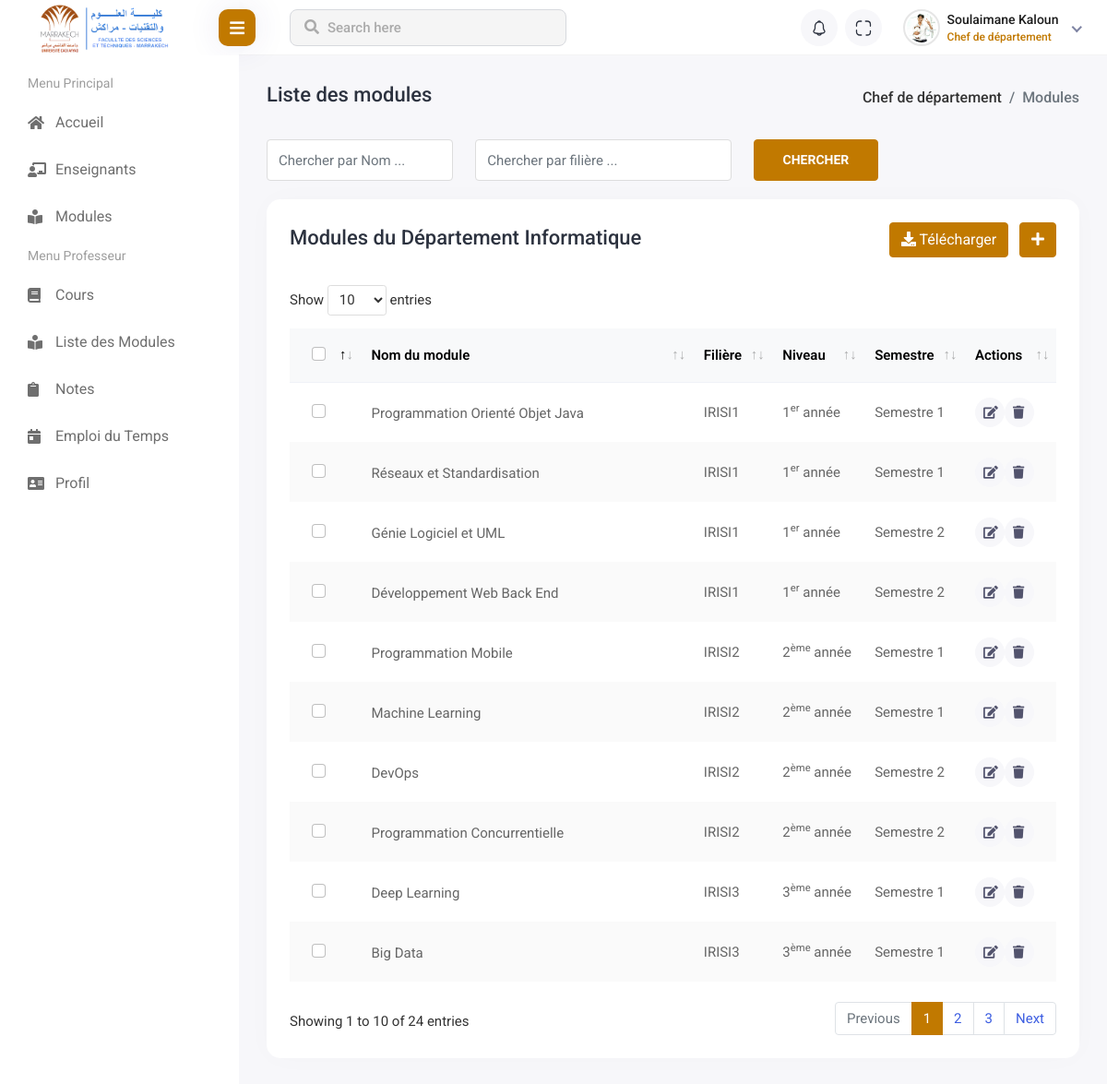
Screenshot of /views/chef_dep/module_management/index.php (signed in) with the database file from the repository.
### tables this page shows
CREATE TABLE `departement` (
  `id` int(11) NOT NULL AUTO_INCREMENT UNIQUE,
  `nom` varchar(100) NOT NULL,
  PRIMARY KEY (`id`)
);

CREATE TABLE `module` (
  `id` int(11) NOT NULL AUTO_INCREMENT UNIQUE,
  `nom` varchar(100) NOT NULL,
  `semestre` enum('1','2') NOT NULL,
  `id_filiere` int(11) NOT NULL,     
  `id_teacher` int(11) DEFAULT NULL,     
  PRIMARY KEY (`id`)
);

CREATE TABLE `filiere` (
  `id` int(11) NOT NULL AUTO_INCREMENT UNIQUE,
  `nom` varchar(30) NOT NULL,
  `nom_complet` varchar(200) NOT NULL,
  `id_type` int(11) DEFAULT NULL,       
  `niveau` int(11) NOT NULL,             
  `id_coordinator` int(11) NOT NULL,     
  `id_dep` int(11) NOT NULL,             
  PRIMARY KEY (`id`)
);

### controllers/module_controller.php (called while the page is built, shortened)
<?php
require_once($_SERVER['DOCUMENT_ROOT'] . '/FSTg-Management-System/models/module.php');
function indexAction(): void
{
    $modules = findAll();
    require_once($_SERVER['DOCUMENT_ROOT'] . '/FSTg-Management-System/views/chef_dep/module_management/list_modules.php');
}

### models/module.php (called while the page is built, shortened)
<?php
require($_SERVER['DOCUMENT_ROOT'] . '/FSTg-Management-System/config/DB_connection.php');
function findAll(): ?array
{
    global $conn;
    $query = "SELECT m.id, m.nom AS nom_module, f.nom AS nom_filiere, f.niveau AS niveau_filiere, m.semestre AS semestre_module, d.nom AS nom_departement
        FROM module m
        JOIN filiere f ON m.id_filiere = f.id
        JOIN departement d ON f.id_dep = d.id WHERE d.id = ?";
    try {
        $stmt = $conn->prepare($query);
        $stmt->execute([$_SESSION['user_data']['id_dep']]);
        return $stmt->fetchAll(PDO::FETCH_ASSOC);
    } catch (PDOException $e) {
        file_put_contents($_SERVER['DOCUMENT_ROOT'] . '/FSTg-Management-System/logs/error_log.txt',
            date('Y-m-d H:i:s') . " - Erreur lors de l'exécution de la requête : " . $e->getMessage(). "\n",
            FILE_APPEND);
        return null;
    }
}

### views/chef_dep/module_management/list_modules.php (the view, shortened to what this page needs)
<!DOCTYPE html>
<html lang="en">
<head>
    <link rel="stylesheet" href="../../../assets/plugins/feather/feather.css">
    <link rel="stylesheet" href="../../../assets/plugins/fontawesome/css/fontawesome.min.css">
    <link rel="stylesheet" href="../../../assets/plugins/fontawesome/css/all.min.css">
    <link rel="stylesheet" href="../../../assets/plugins/icons/flags/flags.css">
    <link rel="stylesheet" href="../../../assets/plugins/datatables/datatables.min.css">
    <link rel="stylesheet" href="../../../assets/plugins/bootstrap/css/bootstrap.min.css">
    <link rel="stylesheet" href="../../../assets/css/style.css">
    <link rel="stylesheet" href="../../../assets/css/style-override.css">
    <link rel="stylesheet" href="../../../assets/plugins/toastr/toastr.min.css">
    <link rel="stylesheet" href="../../../assets/plugins/sweetalert2/sweetalert2.min.css">
</head>
<body>
<div class="main-wrapper">
    <div class="page-wrapper">
        <div class="content container-fluid">
            <div class="page-header">
                <div class="row">
                    <div class="col-sm-12">
                        <div class="page-sub-header">
                            <h3 class="page-title">Liste des modules</h3>
                            <ul class="breadcrumb">
                                <li class="breadcrumb-item"><a href="../home.php">Chef de département</a></li>
                                <li class="breadcrumb-item active">Modules</li>
                            </ul>
                        </div>
                    </div>
                </div>
            </div>
            <div class="student-group-form">
                <div class="row">
                    <div class="col-lg-3 col-md-6">
                        <div class="form-group">
                            <input type="text" class="form-control" placeholder="Chercher par Nom ...">
                        </div>
                    </div>
                    <div class="col-lg-4 col-md-6">
                        <div class="form-group">
                            <input type="text" class="form-control" placeholder="Chercher par filière ...">
                        </div>
                    </div>
                    <div class="col-lg-2">
                        <div class="search-student-btn">
                            <button type="btn" class="btn btn-primary">Chercher</button>
                        </div>
                    </div>
                </div>
            </div>
            <div class="row">
                <div class="col-sm-12">
                    <div class="card card-table comman-shadow">
                        <div class="card-body">
                            <div class="page-header">
                                <div class="row align-items-center">
                                    <div class="col">
                                        <h3 class="page-title">Modules du Département <?php if(!empty($modules)) { echo $modules[0]['nom_departement'];} ?></h3>
                                    </div>
                                    <div class="col-auto text-end float-end ms-auto download-grp">
                                        <a href="/FSTg-Management-System/controllers/downloadCSV_controller.php?action=modules" class="btn btn-outline-primary me-2"><i class="fas fa-download"></i> Télécharger</a>
                                        <a href="index.php?action=create" class="btn btn-primary"><i class="fas fa-plus"></i></a>
                                    </div>
                                </div>
                            </div>
                            <div class="table-responsive">
                                <table class="table border-0 star-student table-hover table-center mb-0 datatable table-striped">
                                    <thead class="student-thread">
                                    <tr>
                                        <th>
                                            <div class="form-check check-tables">
                                                <input class="form-check-input" type="checkbox" value="something">
                                            </div>
                                        </th>
                                        <th>Nom du module</th>
                                        <th>Filière</th>
                                        <th>Niveau</th>
                                        <th>Semestre</th>
                                        <th>Actions</th>
                                    </tr>
                                    </thead>
                                    <tbody>
                                    <?php if (isset($modules)): ?>
                                        <?php foreach($modules as $module): ?>
                                            <tr>
                                                <td>
                                                    <div class="form-check check-tables">
                                                        <input class="form-check-input" type="checkbox" value="something">
                                                    </div>
                                                </td>
                                                <td>
                                                    <h2 class="table-avatar">
                                                        <a href="#"><?php echo ucfirst($module['nom_module']) ?></a>
                                                    </h2>
                                                </td>
                                                <td><?php echo $module['nom_filiere'] ?></td>
                                                <td>
                                                    <?php if($module['niveau_filiere'] == 1): ?>
                                                        1<sup>er</sup> année
                                                    <?php elseif($module['niveau_filiere'] == 2): ?>
                                                        2<sup>ème</sup> année
                                                    <?php elseif($module['niveau_filiere'] == 3): ?>
                                                        3<sup>ème</sup> année
                                                    <?php endif; ?>
                                                </td>
                                                <td>
                                                    <?php if($module['semestre_module'] == 1): ?>
                                                        Semestre 1
                                                    <?php elseif($module['semestre_module'] == 2): ?>
                                                        Semestre 2
                                                    <?php endif; ?>
                                                </td>
                                                <td class="text-end">
                                                    <div class="actions ">
                                                        <a href="index.php?action=edit&id=<?php echo $module['id']; ?>" class="btn btn-sm bg-danger-light">
                                                            <i class="fa fa-edit"></i>
                                                        </a>
                                                        <a href="javascript:void(0);" onclick="confirmDelete(<?php echo $module['id']; ?>, '<?php echo addslashes($module['nom_module']); ?>')" class="btn btn-sm bg-danger-light">
                                                            <i class="fa fa-trash"></i>
                                                        </a>
                                                    </div>
                                                </td>
                                            </tr>
                                        <?php endforeach; ?>
                                    <?php endif; ?>
                                    </tbody>
                                </table>
                            </div>
                        </div>
                    </div>
                </div>
            </div>
        </div>
    </div>
</div>
<?php
include($_SERVER['DOCUMENT_ROOT'] . '/FSTg-Management-System/views/header.php');
include($_SERVER['DOCUMENT_ROOT'] . '/FSTg-Management-System/views/chef_dep/sidebar.php');
?>
</body>
</html>

### assets/css/style-override.css (style rules this page uses)
.btn-primary { background-color: #C17900 !important; border: 1px solid #C17900 !important; }

### views/chef_dep/module_management/list_modules.php (style rules this page uses)
.download-grp .btn-outline-primary { background-color: #C17900; !important; border-color: #C17900; !important; color: #FFFFFF; !important; }

### rows the page displays
departement: nom "Informatique"
module: nom "Programmation Orienté Objet Java", id_filiere.nom "IRISI1", shows "année", semestre "Semestre 1"
module: nom "Réseaux et Standardisation", id_filiere.nom "IRISI1", shows "année", semestre "Semestre 1"
module: nom "Génie Logiciel et UML", id_filiere.nom "IRISI1", shows "année", semestre "Semestre 2"
module: nom "Développement Web Back End", id_filiere.nom "IRISI1", shows "année", semestre "Semestre 2"
module: nom "Programmation Mobile", id_filiere.nom "IRISI2", shows "ème", semestre "Semestre 1"
module: nom "Machine Learning", id_filiere.nom "IRISI2", shows "ème", semestre "Semestre 1"
module: nom "DevOps", id_filiere.nom "IRISI2", shows "ème", semestre "Semestre 2"
module: nom "Programmation Concurrentielle", id_filiere.nom "IRISI2", shows "ème", semestre "Semestre 2"
module: nom "Deep Learning", id_filiere.nom "IRISI3", shows "ème", semestre "Semestre 1"
module: nom "Big Data", id_filiere.nom "IRISI3", shows "ème", semestre "Semestre 1"

### other values shown
$_SESSION['user_data']['nom'] "Soulaimane"
$_SESSION['user_data']['prenom'] "Kaloun"
$_SESSION['role_name'] "Chef de département"
